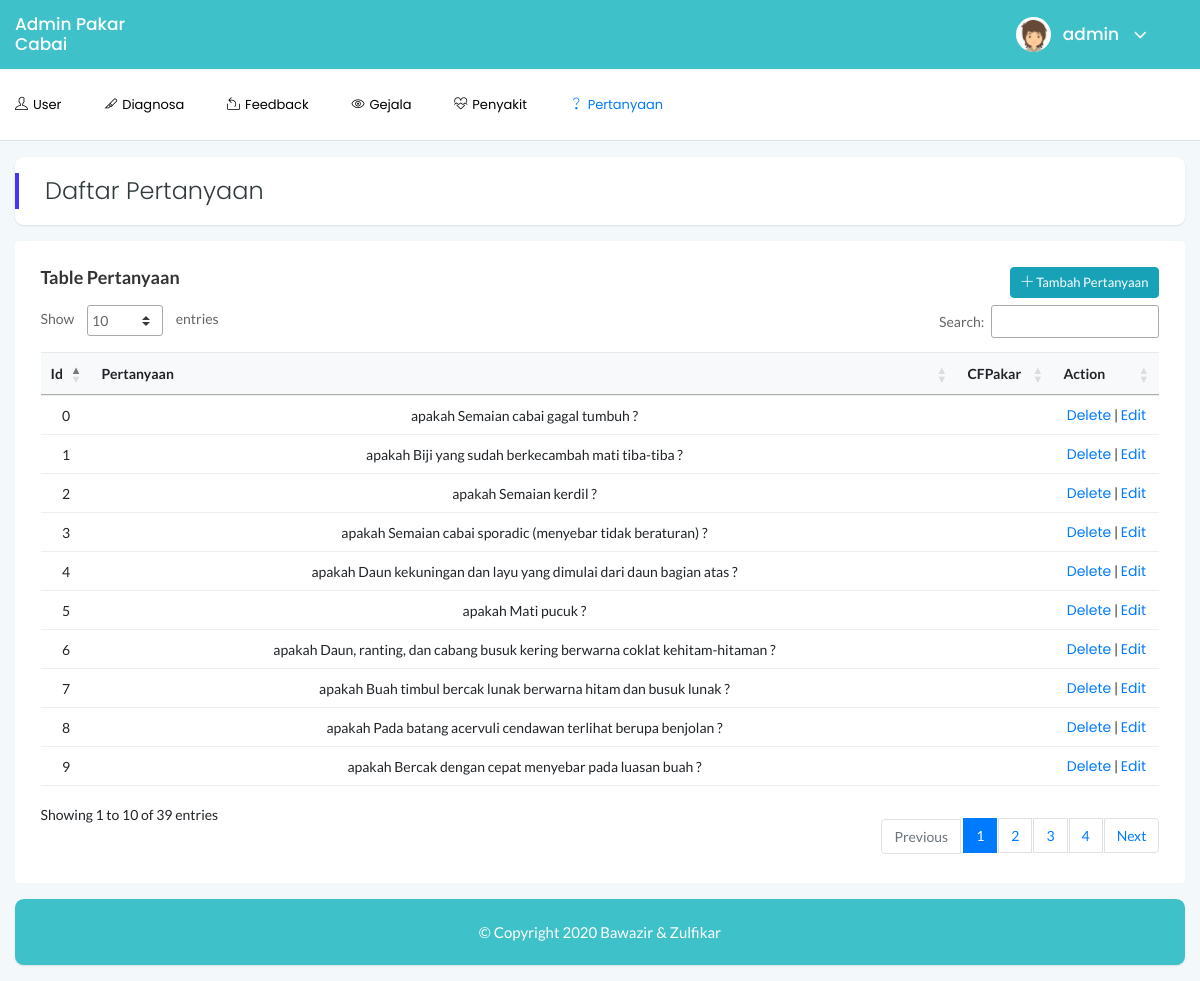
The page /pertanyaan.php (signed in) on the database as committed earlier.
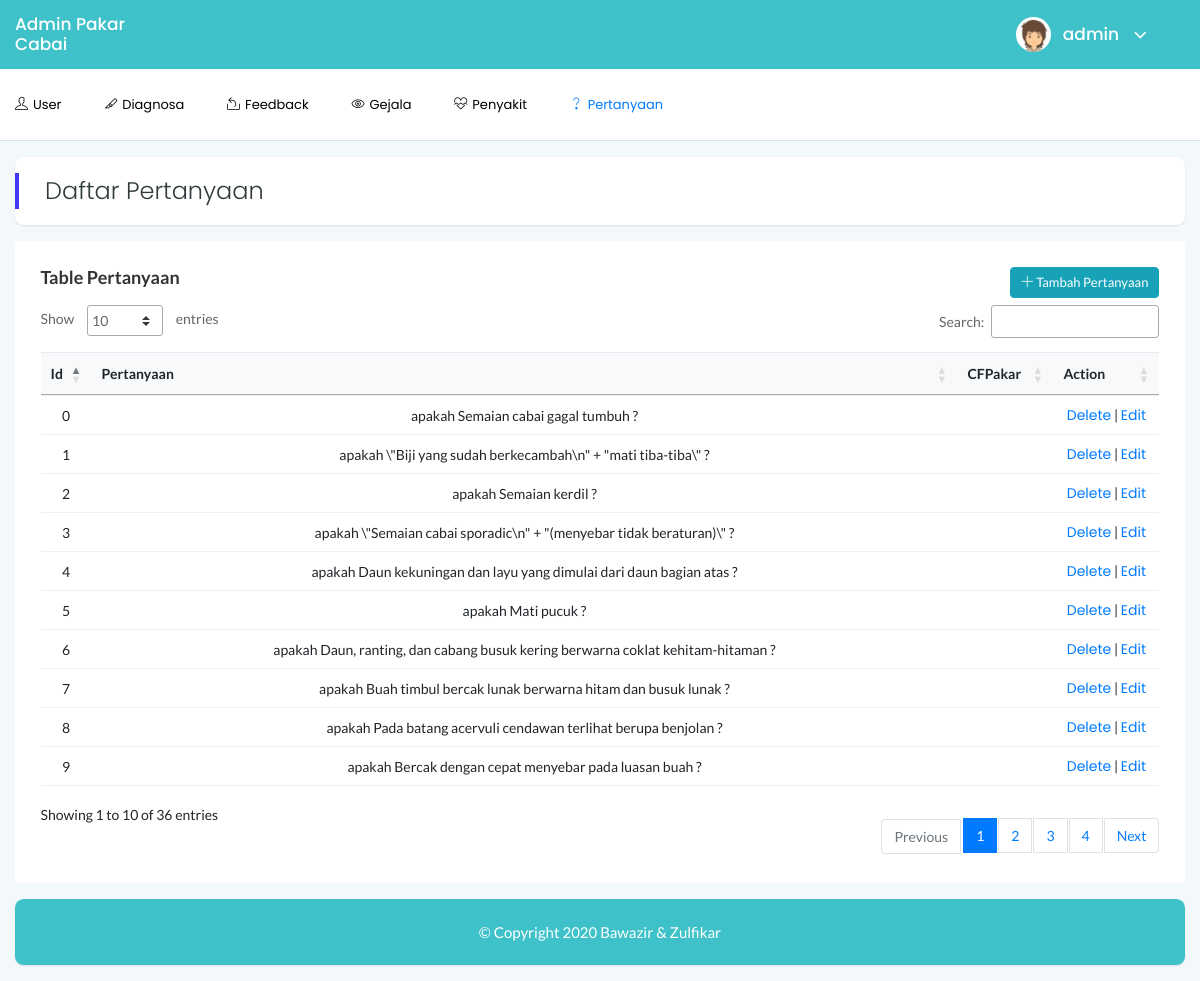
The same page on the database as committed later.
### tables this page shows
CREATE TABLE `pertanyaan` (
  `id` int(11) NOT NULL,
  `pertanyaan` varchar(255) DEFAULT NULL
);

### pertanyaan.php (the view, shortened to what this page needs)
<!doctype html>
<html lang="en">
<head>
    <link rel="stylesheet" href="assets/css/bootstrap.min.css">
    <link rel="stylesheet" href="assets/css/font-awesome.min.css">
    <link rel="stylesheet" href="assets/css/themify-icons.css">
    <link rel="stylesheet" href="assets/css/metisMenu.css">
    <link rel="stylesheet" href="assets/css/owl.carousel.min.css">
    <link rel="stylesheet" href="assets/css/slicknav.min.css">
    <link rel="stylesheet" href="https://www.amcharts.com/lib/3/plugins/export/export.css" type="text/css" media="all" />
    <link rel="stylesheet" type="text/css" href="https://cdn.datatables.net/1.10.19/css/jquery.dataTables.css">
    <link rel="stylesheet" type="text/css" href="https://cdn.datatables.net/1.10.18/css/dataTables.bootstrap4.min.css">
    <link rel="stylesheet" type="text/css" href="https://cdn.datatables.net/responsive/2.2.3/css/responsive.bootstrap.min.css">
    <link rel="stylesheet" type="text/css" href="https://cdn.datatables.net/responsive/2.2.3/css/responsive.jqueryui.min.css">
    <link rel="stylesheet" href="assets/css/typography.css">
    <link rel="stylesheet" href="assets/css/default-css.css">
    <link rel="stylesheet" href="assets/css/styles.css">
    <link rel="stylesheet" href="assets/css/responsive.css">
    <link rel="stylesheet" href="assets/css/custom_style.css">
</head>
<body class="body-bg">
    <div class="horizontal-main-wrapper">
        <div class="mainheader-area prm_color">
            <div class="container">
                <div class="row align-items-center">
                    <div class="col-md-3">
                        <div class="logo">
                              <a href="#"><h3 class="user-name dropdown-toggle">Admin Pakar Cabai</h3></a>
                        </div>
                    </div>
                    <div class="col-md-9 clearfix text-right">
                        <div class="clearfix d-md-inline-block d-block">
                            <div class="user-profile m-0">
                                <img class="avatar user-thumb" src="assets/images/author/avatar.png" alt="avatar">
                                <h4 class="user-name dropdown-toggle" data-toggle="dropdown"><?php echo $_SESSION['username']; ?> <i class="fa fa-angle-down"></i></h4>
                            </div>
                        </div>
                    </div>
                </div>
            </div>
        </div>
               <div class="header-area header-bottom">
            <div class="container">
                <div class="row align-items-center">
                    <div class="col-lg-9  d-none d-lg-block">
                        <div class="horizontal-menu">
                            <nav>
                                <ul id="nav_menu">
                                    <li class="mega-menu">
                                        <a href="index.php"><i class="ti-user"></i><span>User</span></a>
                                    </li>
                                     <li class="mega-menu">
                                        <a href="diagnosa.php"><i class="ti-slice"></i><span>Diagnosa</span></a>
                                    </li>
                                    <li class="mega-menu">
                                        <a href="feedback.php"><i class="ti-share-alt"></i><span>Feedback</span></a>
                                    </li>
                                    <li class="mega-menu">
                                        <a href="gejala.php"><i class="ti-eye"></i><span>Gejala</span></a>
                                    </li>
                                    <li class="mega-menu">
                                        <a href="penyakit.php"><i class="ti-heart-broken"></i><span>Penyakit</span></a>
                                    </li>
                                    <li class="active">
                                        <a href="pertanyaan.php"><i class="ti-help"></i><span>Pertanyaan</span></a>
                                    </li>
                                </ul>
                            </nav>
                        </div>
                    </div>
                </div>
            </div>
        </div>
                    <div class="page-title-area mt-3 card_new">
                        <div class="row align-items-center">
                            <div class="col-sm-12">
                                <div class="breadcrumbs-area clearfix">
                                    <h4 class="page-title pull-left">Daftar Pertanyaan</h4>
                                </div>
                            </div>
                        </div>
                    </div>
                   <div class="col-xl-12 col-lg-12 mt-3">
                        <div class="card">
                            <div class="card-body">
                               <h4 class="header-title">
                                    Table Pertanyaan
                                    <button type="button" class="btn btn-info btn-xs pull-right" data-toggle="modal" data-target="#modalTambah"> <i class="ti-plus"></i> Tambah Pertanyaan</button>
                                </h4>
                                <div class="data-tables">
                                    <table id="dataTable" class="text-center" style="width: 100%">
                                    <thead class="bg-light text-capitalize">
                                            <tr>
                                                <th>Id</th>
                                                <th>Pertanyaan</th>
                                                <th>CFPakar</th>
                                                <th>Action</th>
                                            </tr>
                                        </thead>
                                    <tbody>
						          <?php
                                    include 'dbConfig/dbConn.php';
                                    $data = mysqli_query($conn,"select * from pertanyaan order by id");
                                    while($result = mysqli_fetch_array($data)){
                                    ?>
                                     <tr>
                                        <td><?php echo $result['id'] ?></td>
                                        <td><?php echo utf8_encode($result['pertanyaan']) ?></td>
                                        <td><?php echo $result['cfPakar'] ?></td>
                                        <td><a href='pertanyaan.php?kode=<?php echo $result['id'] ?>'>Delete</a> | <a href="pertanyaan.php?edit=<?=$result['id']?>">Edit</a></td>
                                    </tr>
                                    <?php
                                        }
                                    ?>
						        </tbody>
    							</table>
    						</div>
                        </div>
                    </div>
                </div>
        <footer>
            <div class="card_new mt-3 prm_color txt_footer mb-3">
                <p class="txt_footer">© Copyright 2020 Bawazir & Zulfikar</a></p>
            </div>
        </footer>
    </div>
</body>
</html>

### assets/css/styles.css (style rules this page uses)
.card { border: none; border-radius: 4px; background-color: #fff; -webkit-transition: all 0.3s ease 0s; transition: all 0.3s ease 0s; }
.card-body { padding: 25.6px; padding: 1.6rem; }
.logo a { display: inline-block; max-width: 120px; }
.body-bg { background: #F3F8FB; }
.horizontal-main-wrapper { min-height: 100vh; }
.horizontal-main-wrapper .container { max-width: 1440px; }
.horizontal-main-wrapper .header-area, .horizontal-main-wrapper .mainheader-area { padding-left: 0; padding-right: 0; }
.mainheader-area { background: #fff; border-bottom: 1px solid #f3f8fb; padding-left: 15px; position: relative; z-index: 99; }
.horizontal-menu { position: relative; }
.horizontal-menu ul li { display: inline-block; position: relative; }
.horizontal-menu ul li a { display: block; font-size: 13px; padding: 10px 20px; color: #000000; text-transform: capitalize; }
.horizontal-menu ul li:hover>a, .horizontal-menu ul li.active>a { color: #007BFF; }
.horizontal-menu nav>ul>li:first-child>a { padding-left: 0; }
.horizontal-menu ul li a i { margin-right: 5px; }
.horizontal-menu .mega-menu { position: inherit; }
.slicknav_nav .slicknav_row, .slicknav_nav a { text-transform: capitalize; }
.slicknav_nav li i { width: 26px; display: inline-block; }
.header-area { padding: 15px 30px; background: #fff; border-bottom: 1px solid #d8e3e7; }
.page-title-area { padding: 0 30px; background: #fff; position: relative; }
.page-title-area:before { content: ''; position: absolute; left: 0; top: 50%; width: 4px; height: 36px; background: var(--primary-color); -webkit-transform: translateY(-50%); transform: translateY(-50%); }
.page-title { font-size: 24px; font-weight: 300; color: #313b3d; letter-spacing: 0; margin-right: 30px; }
.user-profile { margin-right: -30px; display: -webkit-box; display: -ms-flexbox; display: flex; -webkit-box-align: center; -ms-flex-align: center; align-items: center; -ms-flex-wrap: wrap; flex-wrap: wrap; padding: 17px 38px; position: relative; }
.user-profile img.avatar { height: 35px; width: 35px; border-radius: 50%; margin-right: 12px; }
.user-name { font-size: 17px; font-weight: 500; color: #fff; letter-spacing: 0; cursor: pointer; -webkit-user-select: none; -moz-user-select: none; -ms-user-select: none; user-select: none; }
.user-name i { margin-left: 10px; font-size: 21px; vertical-align: middle; position: relative; }
.notification-area .dropdown-toggle, .user-name.dropdown-toggle { position: relative; }
.notification-area .dropdown-toggle:after, .user-name.dropdown-toggle:after { display: none; }
.header-title { font-family: 'Lato', sans-serif; font-size: 18px; font-weight: 600; letter-spacing: 0; color: #333; text-transform: capitalize; margin-bottom: 17px; }
.btn { padding: 11px 17px; font-size: 13px; letter-spacing: 0; }
.btn-xs { padding: 5px 10px; }
table tr th { border-bottom: none; }
table tr th, table tr td { border-top: 1px solid rgba(120, 130, 140, 0.13) !important; }
table.dataTable.no-footer { border-bottom: 1px solid rgba(120, 130, 140, 0.13) !important; }
table.dataTable thead th, table.dataTable thead td { border-bottom-color: transparent; }

### assets/css/custom_style.css (style rules this page uses)
.prm_color { background-color: #3fc1c9 !important; }
.card_new { background: #fff; transition: .5s; border: 0; border-radius: .55rem; position: relative; box-shadow: 0 1px 2px 0 rgba(0,0,0,0.1); padding-top: 20px; padding-bottom: 20px; margin-left: 15px; margin-right: 15px; }
.txt_footer { text-align: center; color: #fff; }

Rows that differ between the two databases and show on the page:
changed pertanyaan id 1: pertanyaan "apakah Biji yang sudah berkecambah mati tiba-tiba ?" → "apakah \\\"Biji yang sudah berkecambah\\n\" + \"mati tiba-tiba\\\" ?"
changed pertanyaan id 3: pertanyaan "apakah Semaian cabai sporadic (menyebar tidak beraturan) ?" → "apakah \\\"Semaian cabai sporadic\\n\" + \"(menyebar tidak beraturan)\\\" ?"
Other text that changed with them:
text written by a page script: "Show entries Search: Showing 1 to 10 of 39 entries Previous 1 2 3 4 Next" → "Show entries Search: Showing 1 to 10 of 36 entries Previous 1 2 3 4 Next"
